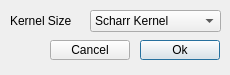
<?xml version="1.0" encoding="UTF-8"?>
<ui version="4.0">
 <class>FLaplacianDialog</class>
 <widget class="QDialog" name="FLaplacianDialog">
  <property name="geometry">
   <rect>
    <x>0</x>
    <y>0</y>
    <width>230</width>
    <height>75</height>
   </rect>
  </property>
  <property name="windowTitle">
   <string>Laplacian</string>
  </property>
  <widget class="QLabel" name="lblKernel">
   <property name="geometry">
    <rect>
     <x>10</x>
     <y>10</y>
     <width>71</width>
     <height>21</height>
    </rect>
   </property>
   <property name="text">
    <string>Kernel Size</string>
   </property>
  </widget>
  <widget class="QComboBox" name="cboKernel">
   <property name="geometry">
    <rect>
     <x>90</x>
     <y>10</y>
     <width>131</width>
     <height>22</height>
    </rect>
   </property>
   <item>
    <property name="text">
     <string>Scharr Kernel</string>
    </property>
   </item>
   <item>
    <property name="text">
     <string>1</string>
    </property>
   </item>
   <item>
    <property name="text">
     <string>3</string>
    </property>
   </item>
   <item>
    <property name="text">
     <string>5</string>
    </property>
   </item>
   <item>
    <property name="text">
     <string>7</string>
    </property>
   </item>
  </widget>
  <widget class="QPushButton" name="cmdOk">
   <property name="geometry">
    <rect>
     <x>140</x>
     <y>40</y>
     <width>80</width>
     <height>20</height>
    </rect>
   </property>
   <property name="text">
    <string>Ok</string>
   </property>
  </widget>
  <widget class="QPushButton" name="cmdCancel">
   <property name="geometry">
    <rect>
     <x>50</x>
     <y>40</y>
     <width>80</width>
     <height>20</height>
    </rect>
   </property>
   <property name="text">
    <string>Cancel</string>
   </property>
  </widget>
 </widget>
 <resources/>
 <connections/>
</ui>
